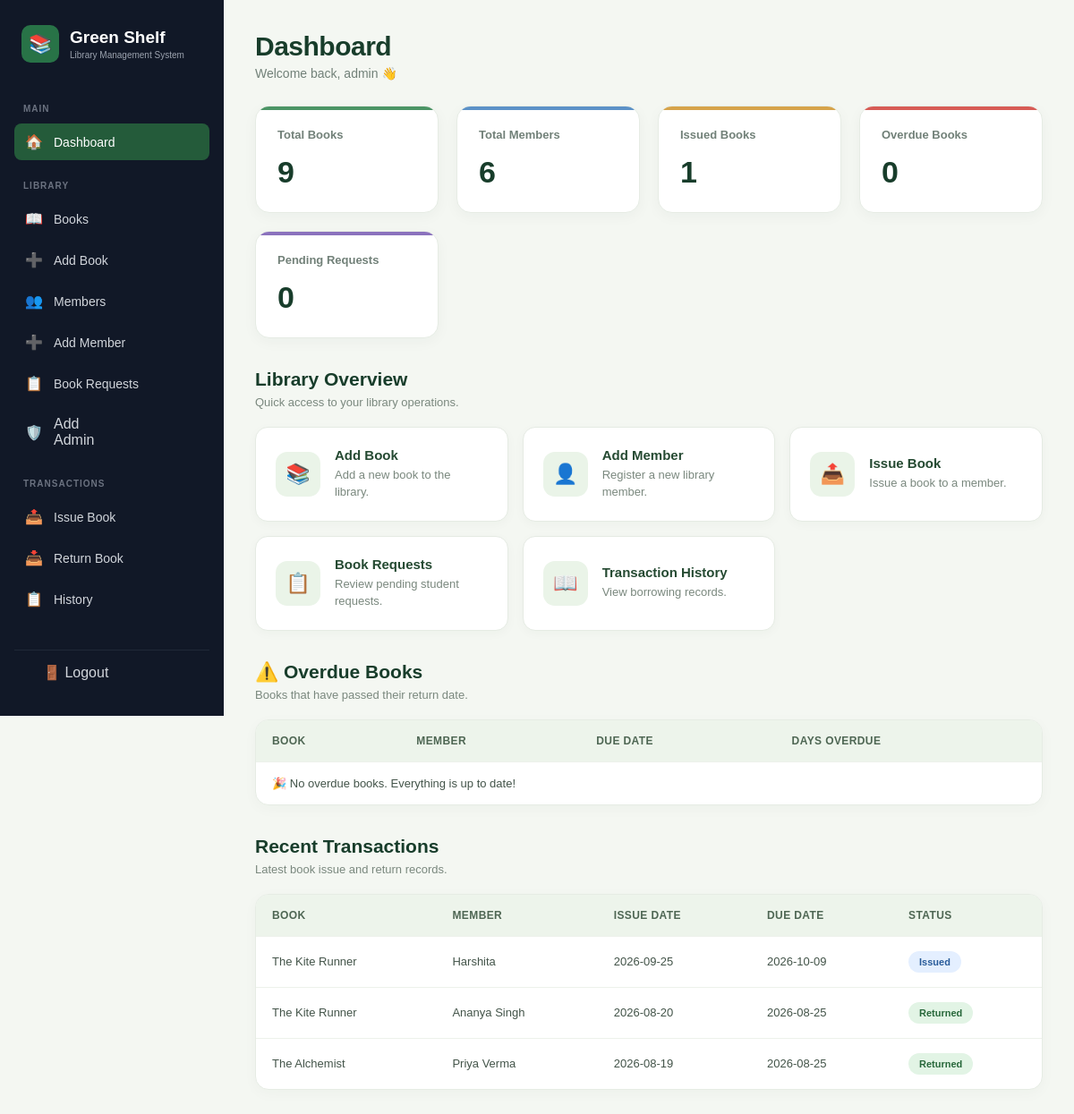
The app's page /dashboard.php (signed in) with its own data.
### tables this page shows
CREATE TABLE `transactions` (
  `id` int(11) NOT NULL,
  `book_id` int(11) NOT NULL,
  `member_id` int(11) NOT NULL,
  `issue_date` date NOT NULL,
  `due_date` date NOT NULL,
  `return_date` date DEFAULT NULL,
  `fine` decimal(10,2) DEFAULT 0.00,
  `STATUS` varchar(20) DEFAULT 'Issued'
);

CREATE TABLE `books` (
  `id` int(11) NOT NULL,
  `title` varchar(150) NOT NULL,
  `author` varchar(100) NOT NULL,
  `isbn` varchar(50) DEFAULT NULL,
  `category` varchar(100) DEFAULT NULL,
  `quantity` int(11) NOT NULL DEFAULT 1,
  `available` int(11) NOT NULL DEFAULT 1,
  `created_at` timestamp NOT NULL DEFAULT current_timestamp()
);

CREATE TABLE `members` (
  `id` int(11) NOT NULL,
  `member_name` varchar(100) NOT NULL,
  `email` varchar(100) DEFAULT NULL,
  `phone` varchar(20) DEFAULT NULL,
  `address` text DEFAULT NULL,
  `password` varchar(255) DEFAULT NULL,
  `created_at` timestamp NOT NULL DEFAULT current_timestamp()
);

### dashboard.php (the view, shortened to what this page needs)
<?php
require_once __DIR__ . "/config/db.php";
$queries = [
    "total_books" => "SELECT COUNT(*) AS total FROM books",
    "total_members" => "SELECT COUNT(*) AS total FROM members",
    "issued_books" => "SELECT COUNT(*) AS total FROM transactions WHERE status = 'Issued'",
    "overdue_books" => "SELECT COUNT(*) AS total FROM transactions WHERE status = 'Issued' AND due_date < CURDATE()",
    "pending_requests" => "SELECT COUNT(*) AS total FROM book_requests WHERE status = 'Pending'"
];
$stats = [];
foreach ($queries as $key => $sql) {
    $result = mysqli_query($conn, $sql);
    $data = mysqli_fetch_assoc($result);
    $stats[$key] = $data["total"];
}
$overdue_sql = "
    SELECT
        b.title,
        m.member_name,
        t.due_date,
        DATEDIFF(CURDATE(), t.due_date) AS days_overdue
    FROM transactions t
    JOIN books b ON t.book_id = b.id
    JOIN members m ON t.member_id = m.id
    WHERE t.status = 'Issued'
      AND t.due_date < CURDATE()
    ORDER BY t.due_date ASC
    LIMIT 5
";
$overdue_result = mysqli_query($conn, $overdue_sql);
$recent_sql = "
    SELECT
        t.id,
        b.title,
        m.member_name,
        t.issue_date,
        t.due_date,
        t.return_date,
        t.status
    FROM transactions t
    JOIN books b ON t.book_id = b.id
    JOIN members m ON t.member_id = m.id
    ORDER BY t.id DESC
    LIMIT 5
";
$recent_result = mysqli_query($conn, $recent_sql);
?>
<!DOCTYPE html>
<html lang="en">
<head>
    <link rel="stylesheet" href="assets/css/style.css">
</head>
<body>
<?php include __DIR__ . "/includes/sidebar.php"; ?>
<main>
    <div class="page-title">
        <h1>Dashboard</h1>
        <p>
            Welcome back,
            <?php echo htmlspecialchars($_SESSION["username"]); ?> 👋
        </p>
    </div>
    <div class="dashboard-cards">
        <div class="card">
            <h3>Total Books</h3>
            <p><?php echo $stats["total_books"]; ?></p>
        </div>
        <div class="card">
            <h3>Total Members</h3>
            <p><?php echo $stats["total_members"]; ?></p>
        </div>
        <div class="card">
            <h3>Issued Books</h3>
            <p><?php echo $stats["issued_books"]; ?></p>
        </div>
        <div class="card">
            <h3>Overdue Books</h3>
            <p><?php echo $stats["overdue_books"]; ?></p>
        </div>
        <div class="card">
            <h3>Pending Requests</h3>
            <p><?php echo $stats["pending_requests"]; ?></p>
        </div>
    </div>
    <div class="dashboard-section">
        <div class="section-header">
            <div>
                <h2>Library Overview</h2>
                <p>Quick access to your library operations.</p>
            </div>
        </div>
        <div class="quick-actions">
            <a href="books/add.php" class="action-card">
                <span class="action-icon">📚</span>
                <div>
                    <h3>Add Book</h3>
                    <p>Add a new book to the library.</p>
                </div>
            </a>
            <a href="members/add.php" class="action-card">
                <span class="action-icon">👤</span>
                <div>
                    <h3>Add Member</h3>
                    <p>Register a new library member.</p>
                </div>
            </a>
            <a href="transactions/issue.php" class="action-card">
                <span class="action-icon">📤</span>
                <div>
                    <h3>Issue Book</h3>
                    <p>Issue a book to a member.</p>
                </div>
            </a>
            <a href="book-requests.php" class="action-card">
                <span class="action-icon">📋</span>
                <div>
                    <h3>Book Requests</h3>
                    <p>Review pending student requests.</p>
                </div>
            </a>
            <a href="transactions/history.php" class="action-card">
                <span class="action-icon">📖</span>
                <div>
                    <h3>Transaction History</h3>
                    <p>View borrowing records.</p>
                </div>
            </a>
        </div>
    </div>
<div class="dashboard-section">
    <div class="section-header">
        <div>
            <h2>⚠️ Overdue Books</h2>
            <p>Books that have passed their return date.</p>
        </div>
    </div>
    <div class="table-container">
        <table>
            <thead>
                <tr>
                    <th>Book</th>
                    <th>Member</th>
                    <th>Due Date</th>
                    <th>Days Overdue</th>
                </tr>
            </thead>
            <tbody>
            <?php if (mysqli_num_rows($overdue_result) > 0): ?>
                <?php while ($row = mysqli_fetch_assoc($overdue_result)): ?>
                    <tr>
                        <td><?php echo htmlspecialchars($row["title"]); ?></td>
                        <td><?php echo htmlspecialchars($row["member_name"]); ?></td>
                        <td><?php echo htmlspecialchars($row["due_date"]); ?></td>
                        <td>
                            <strong style="color: #dc2626;">
                                <?php echo (int)$row["days_overdue"]; ?> days
                            </strong>
                        </td>
                    </tr>
                <?php endwhile; ?>
            <?php else: ?>
                <tr>
                    <td colspan="4">🎉 No overdue books. Everything is up to date!</td>
                </tr>
            <?php endif; ?>
            </tbody>
        </table>
    </div>
    </div>
    <div class="dashboard-section">
        <div class="section-header">
            <div>
                <h2>Recent Transactions</h2>
                <p>Latest book issue and return records.</p>
            </div>
        </div>
        <div class="table-container">
            <table>
                <thead>
                    <tr>
                        <th>Book</th>
                        <th>Member</th>
                        <th>Issue Date</th>
                        <th>Due Date</th>
                        <th>Status</th>
                    </tr>
                </thead>
                <tbody>
                <?php if (mysqli_num_rows($recent_result) > 0): ?>
                    <?php while ($row = mysqli_fetch_assoc($recent_result)): ?>
                        <tr>
                            <td>
                                <?php echo htmlspecialchars($row["title"]); ?>
                            </td>
                            <td>
                                <?php echo htmlspecialchars($row["member_name"]); ?>
                            </td>
                            <td>
                                <?php echo htmlspecialchars($row["issue_date"]); ?>
                            </td>
                            <td>
                                <?php echo htmlspecialchars($row["due_date"]); ?>
                            </td>
                            <td>
                                <?php if ($row["status"] === "Issued"): ?>
                                    <span class="status-issued">Issued</span>
                                <?php else: ?>
                                    <span class="status-returned">Returned</span>
                                <?php endif; ?>
                            </td>
                        </tr>
                    <?php endwhile; ?>
                <?php else: ?>
                    <tr>
                        <td colspan="5">No transactions found.</td>
                    </tr>
                <?php endif; ?>
                </tbody>
            </table>
        </div>
    </div>
</main>
</body>
</html>

### includes/sidebar.php
<?php
$current_page = basename($_SERVER["PHP_SELF"]);
?>
<aside class="sidebar">
    <div class="sidebar-logo">
        <div class="logo-icon">📚</div>
        <div>
            <h2>Green Shelf</h2>
            <span>Library Management System</span>
        </div>
    </div>
    <nav class="sidebar-nav">
        <p class="nav-heading">MAIN</p>
        <a
            href="/library-management/dashboard.php"
            class="<?php echo $current_page == 'dashboard.php' ? 'active' : ''; ?>"
        >
            <span>🏠</span>
            Dashboard
        </a>
        <p class="nav-heading">LIBRARY</p>
        <a href="/library-management/books/manage.php">
            <span>📖</span>
            Books
        </a>
        <a href="/library-management/books/add.php">
            <span>➕</span>
            Add Book
        </a>
        <a href="/library-management/members/manage.php">
            <span>👥</span>
            Members
        </a>
        <a href="/library-management/members/add.php">
            <span>➕</span>
            Add Member
        </a>
        <a href="/library-management/book-requests.php">
            <span>📋</span>
            Book Requests
        </a>
        <a href="/library-management/add-admin.php" class="nav-link">
            <span>🛡️</span>
            <span>Add Admin</span>
        </a>
        <p class="nav-heading">TRANSACTIONS</p>
        <a href="/library-management/transactions/issue.php">
            <span>📤</span>
            Issue Book
        </a>
        <a href="/library-management/transactions/return.php">
            <span>📥</span>
            Return Book
        </a>
        <a href="/library-management/transactions/history.php">
            <span>📋</span>
            History
        </a>
    </nav>
    <div class="sidebar-bottom">
        <a href="/library-management/logout.php" class="nav-link">
            <span>🚪</span>
            Logout
        </a>
    </div>
</aside>

### records on screen
transactions: book.title "The Kite Runner", member.member_name "Harshita", issue_date "2026-09-25", due_date "2026-10-09", STATUS "Issued"
transactions: book.title "The Kite Runner", member.member_name "Ananya Singh", issue_date "2026-08-20", due_date "2026-08-25", STATUS "Returned"
transactions: book.title "The Alchemist", member.member_name "Priya Verma", issue_date "2026-08-19", due_date "2026-08-25", STATUS "Returned"

### other values on screen
$_SESSION["username"] "admin"
$stats["total_books"] "9"
$stats["total_members"] "6"
$stats["issued_books"] "1"
$stats["overdue_books"] "0"
$stats["pending_requests"] "0"
